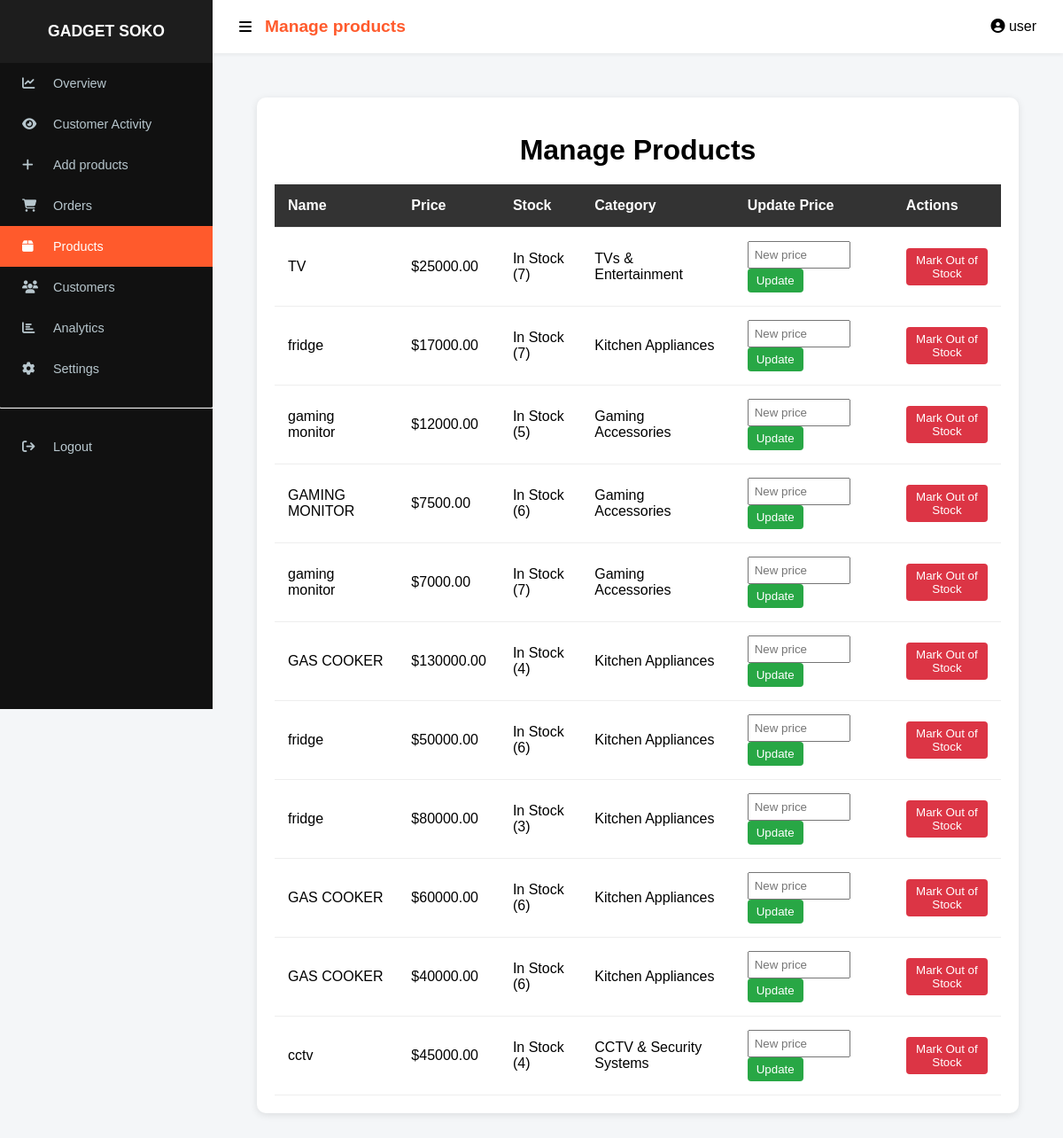
/manage_products/ (signed in), run on an earlier commit of the app's database.
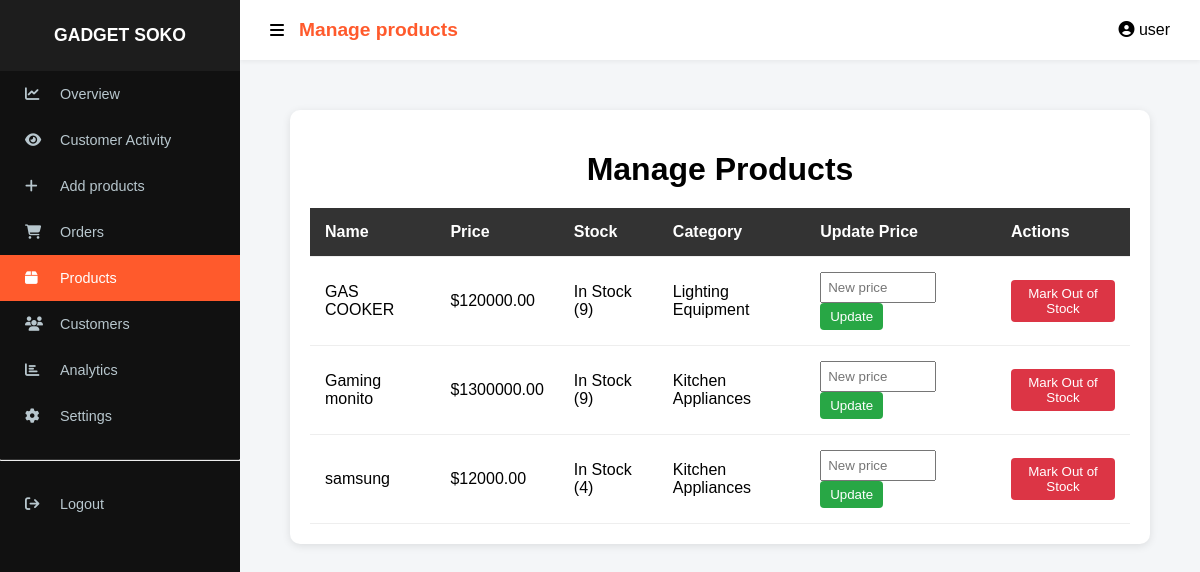
And on a later commit of the database.
### app/models.py (models this page shows, shortened)
class Product(models.Model):
    name = models.CharField(max_length=255)
    price = models.DecimalField(max_digits=10, decimal_places=2)
    discount = models.DecimalField(max_digits=4, decimal_places=2, default=0)
    shipping_fee = models.DecimalField(max_digits=10, decimal_places=2, default=0.00)
    stock = models.IntegerField()
    category = models.ForeignKey(Category, on_delete=models.CASCADE, related_name="products")
    brand = models.ForeignKey(Brand, on_delete=models.CASCADE, related_name='products', null=True, blank=True)
    image = models.ImageField(upload_to='products/', null=True, blank=True)
    specifications = models.TextField(blank=True)
    views = models.IntegerField(default=0)
    created_at = models.DateTimeField(auto_now_add=True)
    updated_at = models.DateTimeField(auto_now=True)
    discount_duration_hours = models.PositiveIntegerField(default=0)
    discount_start_time = models.DateTimeField(null=True, blank=True)

class Category(models.Model):
    name = models.CharField(max_length=100, unique=True)
    class Meta:
        verbose_name_plural = "Categories"

### app/views.py (the view)
# urls.py: path('manage_products/', views.manage_products, name='manage_products'),
@staff_member_required
def manage_products(request):
    products = Product.objects.all().order_by('-id')
    return render(request, 'manage_products.html', {'products': products})

### app/context_processors.py (called while the page is built)
def cart_count(request):
    count = 0
    if request.user.is_authenticated:
        result = CartItem.objects.filter(user=request.user).aggregate(
            total=Sum('quantity')
        )
        count = result['total'] or 0
    return {'cart_count': count}

### app/templates/manage_products.html (shortened to what this page needs)
{% extends "baseadmin.html" %}
{% block header %}Manage products{% endblock %}
{% block content %}
{% load static %}
    <link rel="stylesheet" href="{% static 'css/manage_products.css' %}">
</head>
<body>
<div class="container">
    <h1>Manage Products</h1>
    <table>
        <thead>
            <tr>
                <th>Name</th>
                <th>Price</th>
                <th>Stock</th>
                <th>Category</th>
                <th>Update Price</th>
                <th>Actions</th>
            </tr>
        </thead>
        <tbody>
            {% for product in products %}
            <tr>
                <td>{{ product.name }}</td>
                <td>${{ product.price }}</td>
                <td>
                    {% if product.stock > 0 %}
                        In Stock ({{ product.stock }})
                    {% else %}
                        <span class="out">Out of Stock</span>
                    {% endif %}
                </td>
                <td>{{ product.category.name }}</td>
                <td>
                    <form method="POST" action="{% url 'update_price' product.id %}">
                        <input type="number" step="0.01" name="price" placeholder="New price" required>
                        <button type="submit" class="btn">Update</button>
                    </form>
                </td>
                <td>
                    <form method="POST" action="{% url 'mark_out_of_stock' product.id %}">
                        <button type="submit" class="btn danger">Mark Out of Stock</button>
                    </form>
                </td>
            </tr>
            {% endfor %}
        </tbody>
    </table>
</div>
{%endblock%}

### app/templates/baseadmin.html (shortened to what this page needs)
{% load static %}
<!DOCTYPE html>
<html lang="en">
<head>
    <link rel="stylesheet" href="https://cdnjs.cloudflare.com/ajax/libs/font-awesome/6.5.0/css/all.min.css">
</head>
<body>
{% with request.resolver_match.url_name as url_name %}
<div class="sidebar">
    <h3>GADGET SOKO</h3>
    <a href="{% url 'dashboard' %}" class="{% if url_name == 'dashboard' %}active{% endif %}">
        <i class="fa fa-chart-line"></i><span>Overview</span>
    </a>
    <a href="{% url 'activity' %}" class="{% if url_name == 'activity' %}active{% endif %}">
        <i class="fa fa-eye"></i><span>Customer Activity</span>
    </a>
    <a href="{% url 'add_product' %}" class="{% if url_name == 'add_product' %}active{% endif %}">
        <i class="fa fa-add"></i><span>Add products</span>
    </a>
    <a href="{% url 'manage_orders' %}" class="{% if url_name == 'manage_orders' %}active{% endif %}">
        <i class="fa fa-shopping-cart"></i><span>Orders</span>
    </a>
    <a href="{% url 'manage_products' %}" class="{% if url_name == 'manage_products' %}active{% endif %}">
        <i class="fa fa-box"></i><span>Products</span>
    </a>
    <a href="{% url 'customers' %}" class="{% if url_name == 'customers' %}active{% endif %}">
        <i class="fa fa-users"></i><span>Customers</span>
    </a>
    <a href="{% url 'analytics' %}" class="{% if url_name == 'analytics' %}active{% endif %}">
        <i class="fa fa-chart-bar"></i><span>Analytics</span>
    </a>
    <a href="{% url 'settings' %}" class="{% if url_name == 'settings' %}active{% endif %}">
        <i class="fa fa-cog"></i><span>Settings</span>
    </a>
    <hr style="border-top:1px solid #333; margin:20px 0;">
    <a href="{% url 'logout' %}">
        <i class="fa fa-sign-out"></i><span>Logout</span>
    </a>
</div>
{% endwith %}
<div class="navbar">
    <div style="display:flex; align-items:center; gap:15px;">
        <i class="fa fa-bars" id="menuToggle" style="cursor:pointer;"></i>
        <h2>{% block header %}Dashboard{% endblock %}</h2>
    </div>
    <div>
        <i class="fa fa-user-circle"></i> {{ request.user.username|default:"Admin User" }}
    </div>
</div>
<div class="main">
    {% block content %}{% endblock %}
</div>
</body>
</html>

### app/static/css/manage_products.css (style rules this page uses)
body { font-family: Arial, sans-serif; background-color: #f4f6f8; margin: 0; padding: 20px; }
.container { max-width: 1100px; margin: auto; background: #fff; padding: 20px; border-radius: 10px; box-shadow: 0 2px 8px rgba(0,0,0,0.1); }
h1 { text-align: center; margin-bottom: 20px; }
table { width: 100%; border-collapse: collapse; }
thead { background: #333; color: #fff; }
th, td { padding: 12px; text-align: left; border-bottom: 1px solid #ddd; }
input { padding: 6px; width: 100px; }
.btn { padding: 6px 10px; border: none; background: #28a745; color: white; cursor: pointer; border-radius: 4px; }
.btn.danger { background: #dc3545; }

### app/templates/baseadmin.html (style rules this page uses)
:root { --primary-color: #ff5a2c; --sidebar-bg: #111; --body-bg: #f4f6f9; --header-height: 60px; --sidebar-width: 240px; }
body { margin:0; font-family:'Segoe UI', Tahoma, Geneva, Verdana, sans-serif; background:var(--body-bg); display:flex; }
.navbar { background:white; height: var(--header-height); padding:0 30px; display:flex; justify-content:space-between; align-items:center; position:fixed; top:0; right:0; left: var(--sidebar-width); z-index:1000; box-shadow:0 2px 4px rgba(0,0,0,0.05); transition:left 0.3s ease; }
.navbar h2 { margin:0; font-size:1.2rem; color:var(--primary-color); }
.sidebar { width: var(--sidebar-width); height: 100vh; background: var(--sidebar-bg); position: fixed; top:0; left:0; color:white; z-index:1001; overflow-y:auto; transition:width 0.3s ease; }
.sidebar h3 { text-align:center; padding:25px 0; background: rgba(255,255,255,0.05); margin:0; font-size:1.1rem; }
.sidebar a { display:flex; align-items:center; padding:15px 25px; color:#b8c7ce; text-decoration:none; transition:0.3s; font-size:0.9rem; }
.sidebar a i { width:25px; margin-right:10px; }
.sidebar a span { transition:opacity 0.2s; }
.sidebar a:hover, .sidebar a.active { background:var(--primary-color); color:white; }
.main { margin-left: var(--sidebar-width); margin-top: var(--header-height); padding:30px; width:100%; transition:margin-left 0.3s ease; }
table { width:100%; border-collapse:collapse; }
table th, table td { padding:15px; border-bottom:1px solid #eee; }

What changed in the data, as far as the page shows it:
removed Product: name "TV", price "25000.00", stock "7", category.name "TVs & Entertainment"
removed Product: name "fridge", price "17000.00", stock "7", category.name "Kitchen Appliances"
removed Product: name "gaming monitor", price "12000.00", stock "5", category.name "Gaming Accessories"
removed Product: name "GAMING MONITOR", price "7500.00", stock "6", category.name "Gaming Accessories"
removed Product: name "gaming monitor", price "7000.00", stock "7", category.name "Gaming Accessories"
removed Product: name "GAS COOKER", price "130000.00", stock "4", category.name "Kitchen Appliances"
removed Product: name "fridge", price "50000.00", stock "6", category.name "Kitchen Appliances"
removed Product: name "fridge", price "80000.00", stock "3", category.name "Kitchen Appliances"
removed Product: name "GAS COOKER", price "40000.00", stock "6", category.name "Kitchen Appliances"
removed Product: name "cctv", price "45000.00", stock "4", category.name "CCTV & Security Systems"
changed Product "GAS COOKER": price "60000.00" → "120000.00"; stock "6" → "9"; category.name "Kitchen Appliances" → "Lighting Equipment"
added Product: name "Gaming monito", price "1300000.00", stock "9", category.name "Kitchen Appliances"
added Product: name "samsung", price "12000.00", stock "4", category.name "Kitchen Appliances"
